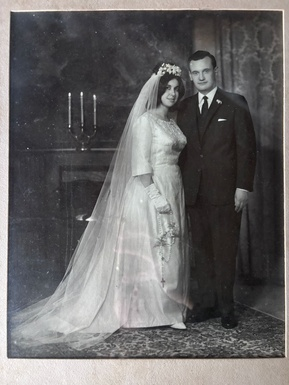
#> input picture 005/001 - TEO/005 - TFI_1/imagenes_tfi1/Casamiento_abuelos.jpeg, 289 x 385 px, shrunk from 1200 x 1600 before the run; its folder holds 3 pictures in this run
$ jupyter execute 'TFI_1 - mejora y restauracion de imagenes.ipynb'
#> lines starting #> are read from the running program, lines starting #| are printed output that depends on the picture
## Objetivo

Construir tres pipelines acotados de mejora y restauracion, comparar alternativas por caso y sostener una eleccion final con evidencia visual y criterio tecnico.

## Resultados de aprendizaje esperados

Al finalizar este trabajo, vas a poder:

- diagnosticar problemas frecuentes de contraste, ruido, perspectiva e iluminacion;
- elegir operaciones pertinentes segun el tipo de imagen;
- justificar parametros y descartar estrategias poco adecuadas;
- comparar resultados sin reducir la decision a "queda mejor";
- explicar limites tecnicos de una restauracion digital.

## Relacion con la secuencia

Este TFI recupera y combina ideas trabajadas en `003 - librerias_fundamentos_pdi` y `004 - computer_vision_parte_1`: diagnostico inicial, ajuste de brillo y contraste, `CLAHE`, cambio de perspectiva, suavizado, umbralizacion, morfologia e `inpainting`.

# TFI 1: Mejora y restauracion de imagenes

**Modalidad:** trabajo en parejas con defensa oral breve e individual.

**Entrega:** notebook completo + carpeta de imagenes originales + carpeta de resultados procesados.

En este Trabajo Final Integrador vas a reunir tecnicas vistas en las unidades de bibliotecas basicas de PDI y vision por computadora para resolver tres casos obligatorios. La idea no es aplicar filtros de manera automatica, sino leer un problema visual, comparar estrategias y justificar una decision tecnica.

Los tres casos son:

1. imagen obtenida mediante camara oscura;
2. imagen de medio grafico color;
3. imagen de medio grafico blanco/negro.

## Trabajo con IA

Podes usar IA como apoyo para discutir alternativas, revisar errores de codigo o auditar una decision tecnica. Pero no vale usarla como reemplazo de tu criterio. Toda seleccion de parametros, toda justificacion y toda version entregada tienen que quedar bajo tu responsabilidad.

### Registro breve del uso de IA

Completa al menos una entrada por caso.

| Caso | Objetivo de la consulta | Pedido a la IA | Que conservaste y por que | Que descartaste y por que | Que aprendiste |
|---|---|---|---|---|---|
| Camara oscura | | | | | |
| Medio grafico color | | | | | |
| Medio grafico blanco/negro | | | | | |

## Restricciones del trabajo

- Tenes que resolver los **tres casos obligatorios**.
- En cada caso tenes que mostrar al menos **dos estrategias comparables**.
- Cada estrategia tiene que responder a un problema visual observado, no a una receta previa.
- No alcanza con decir que una imagen "queda mejor". Tenes que explicar **que problema resolvio**, **que cambio produjo** y **que limite mantiene**.
- Conviene que cada pipeline tenga entre **2 y 4 operaciones principales**. Si agregas mas pasos, tenes que justificar por que cada uno aporta algo distinto.
- Para el caso blanco/negro, si necesitas apoyo, revisa antes o durante este trabajo `004 - computer_vision_parte_1/006b2 - umbralizacion global, Otsu y adaptive threshold.ipynb`.

## Modulos que vamos a usar

- `pathlib.Path`: para trabajar con rutas de archivo.
- `cv2`: para leer imagenes y aplicar operaciones de procesamiento.
- `numpy`: para operar con arreglos y mascaras.
- `matplotlib.pyplot`: para comparar visualmente resultados.
- `pandas`: para construir la tabla final de comparacion.

[cell 1]
# Importamos herramientas de rutas para manejar archivos de entrada y salida.
from pathlib import Path

# Importamos OpenCV para cargar y transformar imagenes.
import cv2

# Importamos NumPy para trabajar con matrices y mascaras.
import numpy as np

# Importamos Pandas para construir la tabla final del trabajo.
import pandas as pd

# Importamos Matplotlib para mostrar comparaciones dentro del notebook.
import matplotlib.pyplot as plt

# Definimos la carpeta donde vas a guardar tus imagenes originales.
carpeta_imagenes_tfi = Path("imagenes_tfi1")

# Definimos la carpeta donde vas a guardar los resultados finales.
carpeta_salidas_tfi = Path("salidas_tfi1")

# Creamos la carpeta de salida si todavia no existe.
carpeta_salidas_tfi.mkdir(exist_ok=True)

print(f"Carpeta esperada para originales: {carpeta_imagenes_tfi.resolve()}")
print(f"Carpeta esperada para resultados: {carpeta_salidas_tfi.resolve()}")

## Funciones de apoyo

Estas funciones no resuelven el trabajo por vos. Solo ordenan tareas repetitivas de carga, visualizacion y guardado para que puedas concentrarte en el diagnostico y en las decisiones del pipeline.

[cell 2]
# [12 lines left out: function cargar_rgb, not called in this run]


def cargar_gris(ruta):
    """Abre una imagen en escala de grises."""
    # Leemos la imagen directamente como grises.
    imagen_gris = cv2.imread(str(ruta), cv2.IMREAD_GRAYSCALE)
#> imagen_gris: shape (385, 289); min 14, max 255, mean 104.9

    # Verificamos que la lectura haya sido correcta.
    if imagen_gris is None:
        raise FileNotFoundError(f"No se pudo leer la imagen: {ruta}")

    return imagen_gris


def mostrar_imagen(imagen, titulo="Imagen"):
    """Muestra una sola imagen con un titulo."""
    # Definimos el tamano general de la figura.
    plt.figure(figsize=(7, 6), constrained_layout=True)

    # Elegimos el mapa de color segun la cantidad de dimensiones.
    mapa_de_color = None
    if imagen.ndim == 2:
        mapa_de_color = "gray"

    # Dibujamos la imagen y su titulo.
    plt.imshow(imagen, cmap=mapa_de_color)
    plt.title(titulo, fontweight="bold", loc="left")
    plt.axis("off")
    plt.show()


def mostrar_comparacion(imagen_izquierda, imagen_derecha, titulo_izquierda, titulo_derecha):
    """Muestra una comparacion simple entre dos imagenes."""
    # Creamos una figura con dos ejes lado a lado.
    figura, ejes = plt.subplots(1, 2, figsize=(12, 5), constrained_layout=True)

    # Definimos el mapa de color para la imagen izquierda.
    mapa_izquierda = None
    if imagen_izquierda.ndim == 2:
        mapa_izquierda = "gray"

    # Dibujamos la imagen izquierda.
    ejes[0].imshow(imagen_izquierda, cmap=mapa_izquierda)
    ejes[0].set_title(titulo_izquierda, fontweight="bold", loc="left")
    ejes[0].axis("off")

    # Definimos el mapa de color para la imagen derecha.
    mapa_derecha = None
    if imagen_derecha.ndim == 2:
        mapa_derecha = "gray"

    # Dibujamos la imagen derecha.
    ejes[1].imshow(imagen_derecha, cmap=mapa_derecha)
    ejes[1].set_title(titulo_derecha, fontweight="bold", loc="left")
    ejes[1].axis("off")

    plt.show()


def mostrar_histograma_gris(imagen):
    """Muestra el histograma en grises de una imagen color o gris."""
    # Convertimos a grises si la imagen viene en color.
    imagen_gris = imagen
    if imagen.ndim == 3:
        imagen_gris = cv2.cvtColor(imagen, cv2.COLOR_RGB2GRAY)

    # Calculamos el histograma con NumPy.
    histograma, bordes = np.histogram(imagen_gris.flatten(), bins=256, range=[0, 256])
#> histograma = 256 values, max 1655 at index 57, min 0 at index 0, mean 434.6; bordes = 257 values from 0 to 256

    # Dibujamos la curva del histograma.
    plt.figure(figsize=(10, 4), constrained_layout=True)
    plt.plot(bordes[:-1], histograma, color="black")
    plt.title("Histograma en escala de grises", fontweight="bold", loc="left")
    plt.xlabel("Intensidad")
    plt.ylabel("Cantidad de pixeles")
    plt.xlim(0, 255)
    plt.grid(alpha=0.3)
    plt.show()
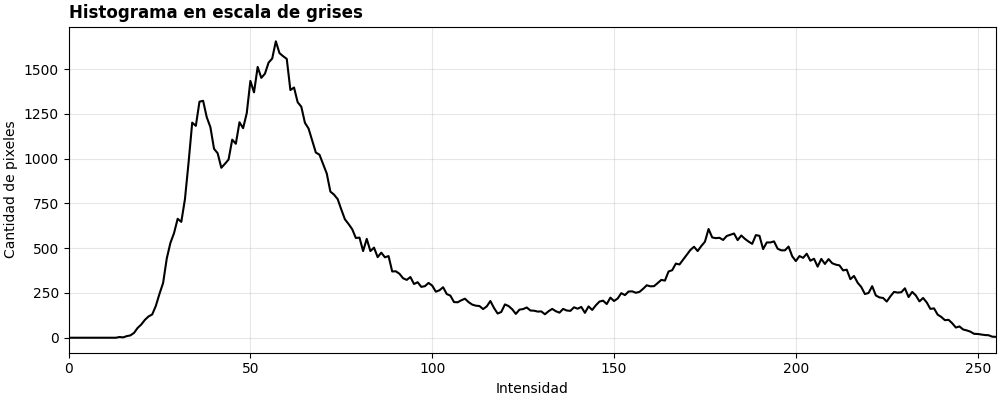
#> figure drawn by matplotlib, 1 panel; curve peaks at x = 57, y = 1655


# [40 lines left out: functions mostrar_canales_rgb, guardar_rgb, not called in this run]


def guardar_gris(ruta_salida, imagen_gris):
    """Guarda una imagen en escala de grises."""
    # Guardamos la imagen directamente en la ruta indicada.
    cv2.imwrite(str(ruta_salida), imagen_gris)

## Caso 1. Imagen obtenida mediante camara oscura

En este caso vas a trabajar con una imagen donde suelen aparecer bajo contraste, oscuridad, ruido o fondo excesivo. La pregunta principal no es "que filtro aplico", sino "que problema veo primero y que operacion puede ayudarme".

**Sugerencias tecnicas posibles:** recorte, brillo y contraste, `CLAHE`, suavizado gaussiano o mediana.

[cell 3]
# Escribi aca el nombre de tu archivo para el caso de camara oscura.
nombre_imagen_camara_oscura = ""

# Inicializamos la variable de imagen para evitar errores si todavia no cargaste el archivo.
imagen_camara_oscura_rgb = None

# Cargamos la imagen solo si escribiste un nombre valido.
if nombre_imagen_camara_oscura != "":
    ruta_camara_oscura = carpeta_imagenes_tfi / nombre_imagen_camara_oscura
    imagen_camara_oscura_rgb = cargar_rgb(ruta_camara_oscura)

    # Mostramos la imagen original y su histograma para empezar el diagnostico.
    mostrar_imagen(imagen_camara_oscura_rgb, "Camara oscura: imagen original")
    mostrar_histograma_gris(imagen_camara_oscura_rgb)

# Escribi aca tu diagnostico inicial.
diagnostico_camara_oscura = ""

# Escribi aca tu primera hipotesis de mejora.
hipotesis_camara_oscura = ""

print("Diagnostico inicial:", diagnostico_camara_oscura)
print("Primera hipotesis:", hipotesis_camara_oscura)

### Estrategia 1 para camara oscura

Completa este bloque con una primera via de mejora. Conviene que hagas visible cada paso y que lo nombres con claridad.

[cell 4]
# Partimos de una copia de la imagen original si ya la cargaste.
imagen_camara_estrategia_1 = None
if imagen_camara_oscura_rgb is not None:
    imagen_camara_estrategia_1 = imagen_camara_oscura_rgb.copy()

    # Escribi aca tu pipeline. Algunos caminos posibles son:
    # - recortar la region util
    # - ajustar brillo y contraste con cv2.convertScaleAbs
    # - aplicar CLAHE sobre LAB
    # - suavizar con GaussianBlur o medianBlur
    # imagen_camara_estrategia_1 = ...

    mostrar_comparacion(
        imagen_camara_oscura_rgb,
        imagen_camara_estrategia_1,
        "Original",
        "Camara oscura: estrategia 1"
    )

# Describi brevemente que buscabas con esta estrategia.
observacion_camara_estrategia_1 = ""
print(observacion_camara_estrategia_1)

[cell 5]
# Construimos una segunda estrategia para poder comparar de verdad.
imagen_camara_estrategia_2 = None
if imagen_camara_oscura_rgb is not None:
    imagen_camara_estrategia_2 = imagen_camara_oscura_rgb.copy()

    # Escribi aca una variante distinta a la estrategia 1.
    # imagen_camara_estrategia_2 = ...

    mostrar_comparacion(
        imagen_camara_oscura_rgb,
        imagen_camara_estrategia_2,
        "Original",
        "Camara oscura: estrategia 2"
    )

# Explica en que cambia esta segunda opcion.
observacion_camara_estrategia_2 = ""
print(observacion_camara_estrategia_2)

[cell 6]
# Elegi la version final para este caso.
imagen_camara_final = imagen_camara_estrategia_1

# Justifica por que conservas esta version.
justificacion_camara_final = ""
print(justificacion_camara_final)

# Guardamos la salida final solo si la imagen existe.
if imagen_camara_final is not None:
    ruta_salida_camara = carpeta_salidas_tfi / "camara_oscura_final.png"
    guardar_rgb(ruta_salida_camara, imagen_camara_final)

    if imagen_camara_oscura_rgb is not None:
        mostrar_comparacion(
            imagen_camara_oscura_rgb,
            imagen_camara_final,
            "Camara oscura: antes",
            "Camara oscura: version final"
        )

    print(f"Salida guardada en: {ruta_salida_camara.resolve()}")

## Caso 2. Imagen de medio grafico color

En este caso el problema puede estar en la geometria, en el contraste, en el color o en danos localizados. Antes de intervenir, conviene distinguir si el principal obstaculo es la perspectiva, la cromaticidad, la iluminacion o la presencia de manchas.

**Sugerencias tecnicas posibles:** rectificacion de perspectiva, mejora sobre HSV o LAB, `CLAHE`, suavizado e `inpainting` si hubiera dano localizado.

[cell 7]
# Escribi aca el nombre de tu archivo para el caso de medio grafico color.
nombre_imagen_medio_color = ""

# Inicializamos la variable de imagen para evitar errores si todavia no cargaste el archivo.
imagen_medio_color_rgb = None

# Cargamos la imagen solo si escribiste un nombre valido.
if nombre_imagen_medio_color != "":
    ruta_medio_color = carpeta_imagenes_tfi / nombre_imagen_medio_color
    imagen_medio_color_rgb = cargar_rgb(ruta_medio_color)

    # Mostramos la imagen original y sus canales para orientar el diagnostico.
    mostrar_imagen(imagen_medio_color_rgb, "Medio grafico color: imagen original")
    mostrar_canales_rgb(imagen_medio_color_rgb)

# Escribi aca el problema principal que detectaste.
diagnostico_medio_color = ""

# Escribi aca que queres priorizar en la mejora.
objetivo_medio_color = ""

print("Diagnostico inicial:", diagnostico_medio_color)
print("Objetivo de mejora:", objetivo_medio_color)

[cell 8]
# Partimos de una copia de la imagen original si ya la cargaste.
imagen_medio_color_estrategia_1 = None
if imagen_medio_color_rgb is not None:
    imagen_medio_color_estrategia_1 = imagen_medio_color_rgb.copy()

    # Escribi aca tu primera estrategia. Algunos caminos posibles son:
    # - rectificar perspectiva con cuatro puntos
    # - mejorar contraste en HSV o LAB
    # - aplicar CLAHE o una ecualizacion razonada
    # - usar inpainting si hay dano localizado
    # imagen_medio_color_estrategia_1 = ...

    mostrar_comparacion(
        imagen_medio_color_rgb,
        imagen_medio_color_estrategia_1,
        "Original",
        "Medio color: estrategia 1"
    )

observacion_medio_color_estrategia_1 = ""
print(observacion_medio_color_estrategia_1)

[cell 9]
# Construimos una segunda estrategia para poder discutir una eleccion.
imagen_medio_color_estrategia_2 = None
if imagen_medio_color_rgb is not None:
    imagen_medio_color_estrategia_2 = imagen_medio_color_rgb.copy()

    # Escribi aca una segunda estrategia distinta a la anterior.
    # imagen_medio_color_estrategia_2 = ...

    mostrar_comparacion(
        imagen_medio_color_rgb,
        imagen_medio_color_estrategia_2,
        "Original",
        "Medio color: estrategia 2"
    )

observacion_medio_color_estrategia_2 = ""
print(observacion_medio_color_estrategia_2)

# Elegi la version final para este caso.
imagen_medio_color_final = imagen_medio_color_estrategia_1

# Justifica por que conservas esta version.
justificacion_medio_color_final = ""
print(justificacion_medio_color_final)

# Guardamos la salida final solo si la imagen existe.
if imagen_medio_color_final is not None:
    ruta_salida_medio_color = carpeta_salidas_tfi / "medio_grafico_color_final.png"
    guardar_rgb(ruta_salida_medio_color, imagen_medio_color_final)

    if imagen_medio_color_rgb is not None:
        mostrar_comparacion(
            imagen_medio_color_rgb,
            imagen_medio_color_final,
            "Medio color: antes",
            "Medio color: version final"
        )

    print(f"Salida guardada en: {ruta_salida_medio_color.resolve()}")

## Caso 3. Imagen de medio grafico blanco/negro

En este caso suele importar la legibilidad. El objetivo es separar de manera razonable el fondo y los trazos, sin borrar informacion importante. Por eso conviene pensar si necesitas trabajar en grises, suavizar, umbralizar y limpiar la mascara resultante.

**Sugerencias tecnicas posibles:** conversion a grises, suavizado, umbral global, `Otsu`, `adaptiveThreshold`, apertura o clausura morfologica.

[cell 10]
# Escribi aca el nombre de tu archivo para el caso de medio grafico blanco/negro.
nombre_imagen_medio_bn = "Casamiento_abuelos.jpeg"

# Inicializamos la variable de imagen para evitar errores si todavia no cargaste el archivo.
imagen_medio_bn_gris = None

# Cargamos la imagen solo si escribiste un nombre valido.
if nombre_imagen_medio_bn != "":
    ruta_medio_bn = carpeta_imagenes_tfi / nombre_imagen_medio_bn
    imagen_medio_bn_gris = cargar_gris(ruta_medio_bn)

    # Mostramos la imagen original y su histograma para evaluar contraste y separacion tonal.
    mostrar_imagen(imagen_medio_bn_gris, "Medio grafico blanco/negro: imagen original")
    mostrar_histograma_gris(imagen_medio_bn_gris)

# Escribi aca el problema principal que detectaste.
diagnostico_medio_bn = "Fotografía antigua en blanco y negro con bajo contraste, manchas, rayas y ruido."

# Escribi aca que esperas recuperar o mejorar.
objetivo_medio_bn = "Ecualizar para reacomodar los tonos de grises y mejorar el contraste."

print("Diagnostico inicial:", diagnostico_medio_bn)
print("Objetivo de mejora:", objetivo_medio_bn)

[cell 11]
# Construimos una primera estrategia para este caso.
imagen_medio_bn_estrategia_1 = None
if imagen_medio_bn_gris is not None:
    imagen_medio_bn_estrategia_1 = cv2.equalizeHist(imagen_medio_bn_gris)
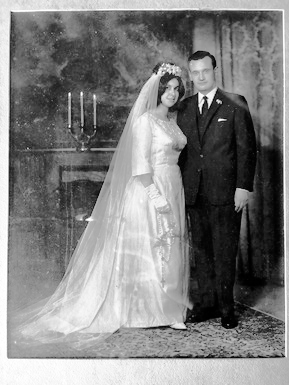
#> imagen_medio_bn_estrategia_1: shape (385, 289); min 0, max 255, mean 128.4

    # Escribi aca tu primera estrategia. Algunos caminos posibles son:
    # - suavizar antes de umbralizar
    # - probar un umbral global manual
    # - usar Otsu
    # imagen_medio_bn_estrategia_1 = ...

    mostrar_comparacion(
        imagen_medio_bn_gris,
        imagen_medio_bn_estrategia_1,
        "Original",
        "Medio blanco/negro: estrategia 1"
    )
#> in mostrar_comparacion, `plt.show()`:
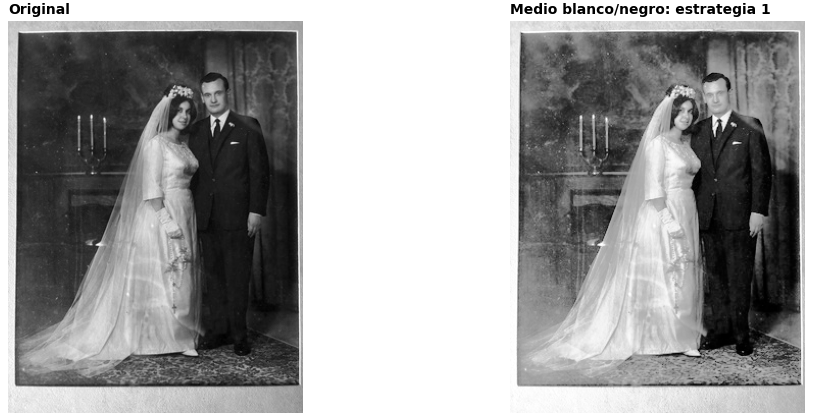
#> figure drawn by matplotlib, 2 panels

observacion_medio_bn_estrategia_1 = "La ecualizacion global sirvió para mejorar el contraste, pero empeoró la apariencia del deterioro porque resalta el ruido y las marcas de la foto."
print(observacion_medio_bn_estrategia_1)

[cell 12]
# Construimos una segunda estrategia distinta para comparar criterios.
imagen_medio_bn_estrategia_2 = None
if imagen_medio_bn_gris is not None:
    imagen_suavizada = cv2.GaussianBlur(imagen_medio_bn_gris, (3, 3), 0)
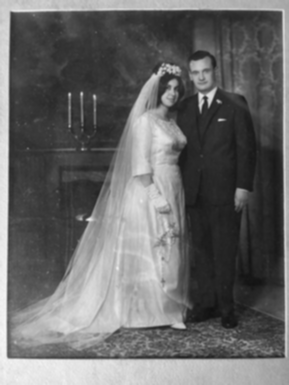
#> imagen_suavizada: shape (385, 289); min 16, max 246, mean 104.9

    clahe = cv2.createCLAHE(clipLimit=2.0, tileGridSize=(8, 8))

    imagen_medio_bn_estrategia_2 = clahe.apply(imagen_suavizada)
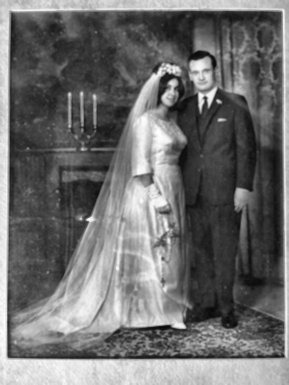
#> imagen_medio_bn_estrategia_2: shape (385, 289); min 9, max 254, mean 110.2

    # Escribi aca una segunda estrategia. Algunos caminos posibles son:
    # - adaptiveThreshold
    # - combinacion de umbralizacion y morfologia
    # imagen_medio_bn_estrategia_2 = ...

    mostrar_comparacion(
        imagen_medio_bn_gris,
        imagen_medio_bn_estrategia_2,
        "Original",
        "Medio blanco/negro: estrategia 2"
    )

observacion_medio_bn_estrategia_2 = "La segunda estrategia combina un suavizado leve con ecualización adaptativa CLAHE. El suavizado ayuda a reducir parcialmente el ruido, puntos blancos y marcas pequeñas de deterioro. Luego, CLAHE mejora el contraste local de la imagen, permitiendo distinguir mejor detalles en el vestido, el velo, los rostros y el fondo, sin aumentar el deterioro de forma tan agresiva como la ecualización global."
print(observacion_medio_bn_estrategia_2)

# Elegi la version final para este caso.
imagen_medio_bn_final = imagen_medio_bn_estrategia_1

# Justifica por que conservas esta version.
justificacion_medio_bn_final = ""
print(justificacion_medio_bn_final)

# Guardamos la salida final solo si la imagen existe.
if imagen_medio_bn_final is not None:
    ruta_salida_medio_bn = carpeta_salidas_tfi / "medio_grafico_bn_final.png"
    guardar_gris(ruta_salida_medio_bn, imagen_medio_bn_final)

    if imagen_medio_bn_gris is not None:
        mostrar_comparacion(
            imagen_medio_bn_gris,
            imagen_medio_bn_final,
            "Medio blanco/negro: antes",
            "Medio blanco/negro: version final"
        )

    print(f"Salida guardada en: {ruta_salida_medio_bn.resolve()}")
